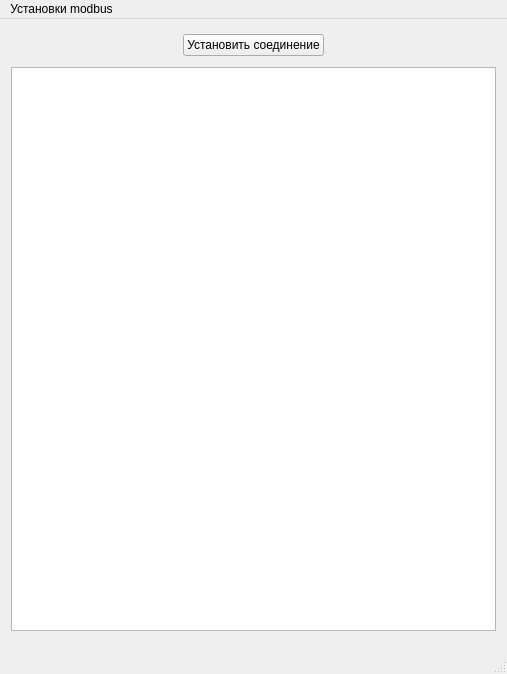
<?xml version="1.0" encoding="UTF-8"?>
<ui version="4.0">
 <class>MainWindow</class>
 <widget class="QMainWindow" name="MainWindow">
  <property name="geometry">
   <rect>
    <x>0</x>
    <y>0</y>
    <width>507</width>
    <height>674</height>
   </rect>
  </property>
  <property name="minimumSize">
   <size>
    <width>0</width>
    <height>674</height>
   </size>
  </property>
  <property name="windowTitle">
   <string>Мониторинг </string>
  </property>
  <widget class="QWidget" name="centralWidget">
   <layout class="QVBoxLayout" name="verticalLayout">
    <item>
     <layout class="QHBoxLayout" name="horizontalLayout_8">
      <item>
       <spacer name="horizontalSpacer_3">
        <property name="orientation">
         <enum>Qt::Horizontal</enum>
        </property>
        <property name="sizeHint" stdset="0">
         <size>
          <width>108</width>
          <height>31</height>
         </size>
        </property>
       </spacer>
      </item>
      <item>
       <widget class="QPushButton" name="connectButton">
        <property name="text">
         <string>Установить соединение</string>
        </property>
       </widget>
      </item>
      <item>
       <spacer name="horizontalSpacer_4">
        <property name="orientation">
         <enum>Qt::Horizontal</enum>
        </property>
        <property name="sizeHint" stdset="0">
         <size>
          <width>40</width>
          <height>20</height>
         </size>
        </property>
       </spacer>
      </item>
     </layout>
    </item>
    <item>
     <widget class="QTextEdit" name="textEdit"/>
    </item>
    <item>
     <layout class="QVBoxLayout" name="graphLayout">
      <property name="topMargin">
       <number>5</number>
      </property>
      <property name="bottomMargin">
       <number>5</number>
      </property>
     </layout>
    </item>
   </layout>
  </widget>
  <widget class="QMenuBar" name="menuBar">
   <property name="geometry">
    <rect>
     <x>0</x>
     <y>0</y>
     <width>507</width>
     <height>24</height>
    </rect>
   </property>
   <widget class="QMenu" name="menu">
    <property name="title">
     <string>Установки modbus</string>
    </property>
    <addaction name="actionSerialPortSettings_2"/>
    <addaction name="actionSlaveNumberSetting"/>
   </widget>
   <addaction name="menu"/>
  </widget>
  <widget class="QStatusBar" name="statusBar"/>
  <action name="actionSerialPortSettings_2">
   <property name="checkable">
    <bool>false</bool>
   </property>
   <property name="icon">
    <iconset>
     <normaloff>:/images/cog.png</normaloff>:/images/cog.png</iconset>
   </property>
   <property name="text">
    <string>Настройка порта...</string>
   </property>
   <property name="toolTip">
    <string>Настройка порта...</string>
   </property>
  </action>
  <action name="actionSlaveNumberSetting">
   <property name="checkable">
    <bool>false</bool>
   </property>
   <property name="text">
    <string>Выбор номера расширения...</string>
   </property>
  </action>
 </widget>
 <layoutdefault spacing="6" margin="11"/>
 <resources/>
 <connections/>
</ui>
